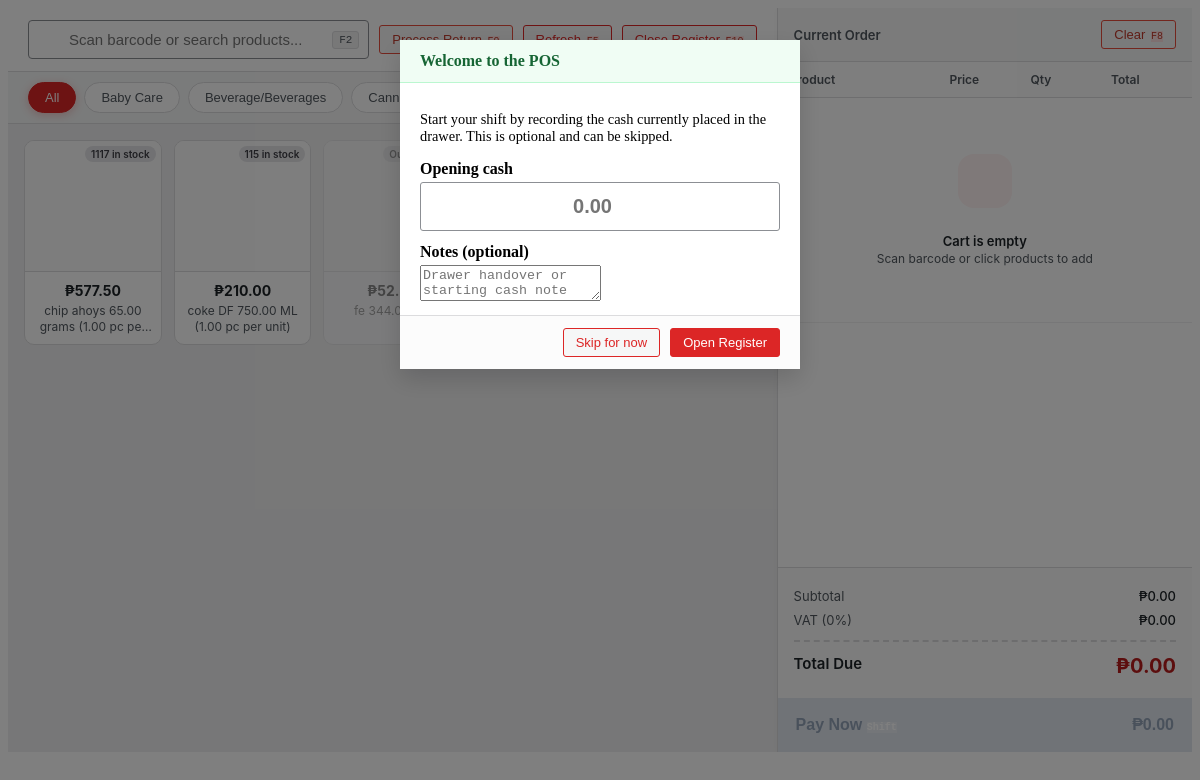
Page /reusablepage/salespos.php (signed in) on the committed database.
### tables this page shows
CREATE TABLE `product_categories` (
  `id` int(11) NOT NULL,
  `category_name` varchar(100) NOT NULL,
  `has_vat` tinyint(1) NOT NULL DEFAULT 0,
  `senior_discount` tinyint(1) NOT NULL DEFAULT 0,
  `pwd_discount` tinyint(1) NOT NULL DEFAULT 0
);

CREATE TABLE `products` (
  `id` int(11) NOT NULL,
  `branded_name` varchar(255) NOT NULL COMMENT 'Brand name (e.g., Amoxil)',
  `generic_name` varchar(255) NOT NULL COMMENT 'Generic/active ingredient (e.g., Amoxicillin)',
  `strength` decimal(10,2) NOT NULL DEFAULT 0.00 COMMENT 'Main strength value (e.g., 500mg)',
  `measurement_id` int(11) DEFAULT NULL,
  `barcode` varchar(100) DEFAULT NULL COMMENT 'Barcode for POS scanning',
  `category_id` int(11) DEFAULT NULL,
  `classification_id` int(11) DEFAULT NULL,
  `units_per_package` int(11) DEFAULT NULL COMMENT 'Units per package/blister/bottle',
  `imageproduct` varchar(500) NOT NULL,
  `is_basic_necessities` tinyint(1) NOT NULL DEFAULT 0,
  `package_type` varchar(100) DEFAULT NULL COMMENT 'Blister, Bottle, Strip, Box, Jar, etc.',
  `dosage_form` varchar(100) DEFAULT NULL COMMENT 'Tablet, Capsule, Syrup, Suspension, Cream, Drops',
  `dosage_form_id` int(11) DEFAULT NULL,
  `strength_per_quantity` decimal(10,2) DEFAULT NULL COMMENT 'Qty for strength (e.g., 5 for 5mL in syrup)',
  `strength_per_quantity_unit` varchar(50) DEFAULT NULL COMMENT 'Unit for strength_per_quantity (e.g., mL, g)',
  `is_hidden` tinyint(1) NOT NULL DEFAULT 0
);

### function/workingpos.php (called while the page is built, shortened)
<?php
class Product {
    private $conn;
    public function __construct($db) {
        $this->conn = $db;
    }
    public function getProducts() {
        $sql = "SELECT p.*,
                    pc.category_name,
                    pc.has_vat, pc.senior_discount, pc.pwd_discount,
                    um.serving_unit_name AS measurement_name,
                    COALESCE(SUM(CASE
                        WHEN i.current_quantity > 0
                             AND (i.expiry_date IS NULL OR i.expiry_date >= CURDATE())
                        THEN i.current_quantity
                        ELSE 0
                    END), 0) AS stock,
                    MIN(CASE
                        WHEN i.current_quantity > 0
                             AND i.expiry_date IS NOT NULL
                             AND i.expiry_date >= CURDATE()
                        THEN i.expiry_date
                        ELSE NULL
                    END) AS earliest_expiry_date,
                    COALESCE((SELECT newest.sale_price
                              FROM inventory newest
                              WHERE newest.product_id = p.id
                              ORDER BY newest.date_received DESC, newest.id DESC
                              LIMIT 1), 0) AS total_price,
                    COALESCE((SELECT newest.purchase_cost
                              FROM inventory newest
                              WHERE newest.product_id = p.id
                              ORDER BY newest.date_received DESC, newest.id DESC
                              LIMIT 1), 0) AS net_price,
                    COALESCE((SELECT newest.sale_price
                              FROM inventory newest
                              WHERE newest.product_id = p.id
                              ORDER BY newest.date_received DESC, newest.id DESC
                              LIMIT 1), 0) AS sale_price
                FROM products p
                LEFT JOIN product_categories pc ON p.category_id = pc.id
                LEFT JOIN serving_unit um ON p.measurement_id = um.id
                LEFT JOIN inventory i ON p.id = i.product_id
                GROUP BY p.id
                ORDER BY p.generic_name ASC";
        $stmt = $this->conn->prepare($sql);
        $stmt->execute();
        return $stmt->fetchAll(PDO::FETCH_ASSOC);
    }
    public function getCategories() {
        $sql = "SELECT * FROM product_categories ORDER BY category_name ASC";
        $stmt = $this->conn->prepare($sql);
        $stmt->execute();
        return $stmt->fetchAll(PDO::FETCH_ASSOC);
    }
}

### reusablepage/salespos.php (the view, shortened to what this page needs)
<?php
require_once __DIR__ . "/../conn/database.php";
require_once __DIR__ . "/../function/workingpos.php";
$product = new Product($db);
$products = $product->getProducts();
$categories = $product->getCategories();
?>
<link rel="stylesheet" href="../css/pos_wepos.css?v=1.10">
<div class="wepos-wrapper" id="weposApp">
    <div class="wepos-left">
        <div class="wepos-header">
            <div class="wepos-search-container">
                <input type="text" id="weposSearch" placeholder="Scan barcode or search products..." autocomplete="off">
                <kbd>F2</kbd>
            </div>
            <button type="button" class="wepos-btn wepos-btn-outline text-danger" style="border-color: #e74c3c; color: #c0392b;" onclick="openReturnModal()">
                    Process Return <kbd style="font-size: 10px; background: #fee2e2; color: #c0392b; border: none; margin-left: 2px;">F9</kbd>
                </button>
            <button class="wepos-btn wepos-btn-outline" onclick="location.reload()">
                Refresh <kbd style="font-size: 10px; background: #fee2e2; color: #c0392b; border: none; margin-left: 2px;">F5</kbd>
            </button>
            <button class="wepos-btn wepos-btn-outline text-primary" onclick="weposOpenClosingModal()">
                Close Register <kbd style="font-size: 10px; background: #fee2e2; color: #c0392b; border: none; margin-left: 2px;">F10</kbd>
            </button>
        </div>
        <div class="wepos-categories">
            <button class="wepos-cat-btn active" onclick="weposFilterCat('All')">All</button>
            <?php foreach ($categories as $cat): ?>
                <button class="wepos-cat-btn" onclick="weposFilterCat('<?= htmlspecialchars($cat['category_name']) ?>')">
                    <?= htmlspecialchars($cat['category_name']) ?>
                </button>
            <?php endforeach; ?>
        </div>
        <div class="wepos-products-area">
            <div class="wepos-products-grid" id="weposGrid">
                <?php if (empty($products)): ?>
                    <div class="w-100 text-center text-muted py-5 px-3">
                        <i class="fas fa-box-open d-block mb-3" style="font-size: 2.5rem; color: #cbd5e1;"></i>
                        <h5 class="mb-2">No products available</h5>
                        <p class="mb-0">Add a product and inventory batch before starting a sale.</p>
                    </div>
                <?php else: ?>
                <?php foreach ($products as $row): ?>
                    <?php
                        $stock = (int)($row['stock'] ?? 0);
                        $isOut = $stock <= 0;
                        $expiryDate = $row['earliest_expiry_date'] ?? null;
                        $isExpired = ($expiryDate && strtotime($expiryDate) < strtotime('today')) ? true : false;
                        $salePrice = (float)($row['total_price'] ?? $row['sale_price'] ?? 0);
                        $costPrice = (float)($row['net_price'] ?? $row['purchase_cost'] ?? $salePrice);
                    ?>
                    <div class="wepos-product-card <?= $isOut ? 'out-of-stock' : '' ?><?= $isExpired ? ' expired' : '' ?>"
                         data-id="<?= $row['id'] ?>"
                         data-name="<?= htmlspecialchars($row['branded_name']) ?> <?= htmlspecialchars($row['generic_name']) ?> <?= htmlspecialchars($row['strength'] ?? '') ?> <?= htmlspecialchars($row['measurement_name'] ?? '') ?><?= !empty(trim($row['dosage_form'] ?? '')) ? ' ' . htmlspecialchars(trim($row['dosage_form'])) : '' ?><?= isset($row['strength_per_quantity']) && $row['strength_per_quantity'] > 0 ? ' (' . htmlspecialchars((string)$row['strength_per_quantity']) . ' ' . htmlspecialchars(trim($row['strength_per_quantity_unit'] ?? '')) . ' per unit)' : '' ?>"
                         data-branded="<?= htmlspecialchars($row['branded_name']) ?>"
                         data-generic="<?= htmlspecialchars($row['generic_name']) ?>"
                         data-strength="<?= htmlspecialchars(trim(($row['strength'] ?? '') . (($row['strength'] ?? '') !== '' ? ' ' : '') . ($row['measurement_name'] ?? ''))) ?>"
                         data-form="<?= htmlspecialchars(trim($row['dosage_form'] ?? '')) ?>"
                         data-price="<?= $salePrice ?>"
                         data-net="<?= $costPrice ?>"
                         data-barcode="<?= htmlspecialchars($row['barcode'] ?? '') ?>"
                         data-category="<?= htmlspecialchars($row['category_name'] ?? 'Uncategorized') ?>"
                         data-has-vat="<?= (int)($row['has_vat'] ?? 0) ?>"
                         data-senior="<?= (int)($row['senior_discount'] ?? 0) ?>"
                         data-pwd="<?= (int)($row['pwd_discount'] ?? 0) ?>"
                         data-stock="<?= $stock ?>"
                         data-pcs="<?= (int)($row['pcs'] ?? 1) ?>"
                         data-expired="<?= $isExpired ? '1' : '0' ?>"
                         onclick="event.stopPropagation(); weposAddToCart(this)">
                        <div class="wepos-card-img">
                            <?php if ($isExpired): ?>
                                <span class="wepos-stock-badge expired">EXPIRED</span>
                            <?php elseif ($isOut): ?>
                                <span class="wepos-stock-badge empty">Out of Stock</span>
                            <?php else: ?>
                                <span class="wepos-stock-badge <?= $stock <= 10 ? 'low' : '' ?>"><?= $stock ?> in stock</span>
                            <?php endif; ?>
                        </div>
                        <div class="wepos-card-info">
                            <div class="wepos-card-price">₱<?= number_format($salePrice, 2) ?></div>
                            <div class="wepos-card-name">
                                <?= htmlspecialchars($row['branded_name']) ?> <?= htmlspecialchars($row['generic_name']) ?> <?= htmlspecialchars($row['strength'] ?? '') ?> <?= htmlspecialchars($row['measurement_name'] ?? '') ?><?= !empty(trim($row['dosage_form'] ?? '')) ? ' ' . htmlspecialchars(trim($row['dosage_form'])) : '' ?><?= isset($row['strength_per_quantity']) && $row['strength_per_quantity'] > 0 ? ' (' . htmlspecialchars((string)$row['strength_per_quantity']) . ' ' . htmlspecialchars(trim($row['strength_per_quantity_unit'] ?? '')) . ' per unit)' : '' ?>
                            </div>
                        </div>
                    </div>
                <?php endforeach; ?>
                <?php endif; ?>
            </div>
        </div>
    </div>
    <div class="wepos-right">
        <div class="wepos-resizer" id="weposCartResizer" title="Drag to resize the cart panel" aria-label="Drag to resize the cart panel">
        </div>
        <div class="wepos-cart-header">
            <span style="font-size:13px; font-weight:600; color:#50575e;">Current Order</span>
            <div class="wepos-cart-actions">
                <button class="wepos-btn wepos-btn-outline text-danger" style="border-color: #e74c3c; color: #c0392b;" onclick="weposClearCart()">
                    Clear <kbd style="font-size: 10px; background: #fee2e2; color: #c0392b; border: none; margin-left: 2px;">F8</kbd>
                </button>
            </div>
        </div>
        <div class="wepos-cart-items">
            <table class="wepos-cart-table">
                <thead>
                    <tr>
                        <th class="wepos-col-name">Product</th>
                        <th class="wepos-col-price">Price</th>
                        <th class="wepos-col-qty">Qty</th>
                        <th class="wepos-col-total">Total</th>
                        <th class="wepos-col-action"></th>
                    </tr>
                </thead>
                <tbody id="weposCartBody">
                </tbody>
            </table>
        </div>
        <div class="wepos-checkout-area">
            <div class="wepos-calc-box">
                <div class="wepos-calc-row">
                    <span>Subtotal</span>
                    <span id="calcSub">₱0.00</span>
                </div>
                <div class="wepos-calc-row text-muted" id="rowVat" style="display:none;">
                    <span>VAT (0%)</span>
                    <span id="calcVat">+₱0.00</span>
                </div>
                <div class="wepos-calc-row total-row">
                    <span>Total Due</span>
                    <span class="wepos-grand-total" id="calcTotal">₱0.00</span>
                </div>
            </div>
            <button class="wepos-pay-btn" id="weposPayBtn" onclick="weposOpenPayModal()" disabled>
                <span>Pay Now <kbd style="font-size: 10px; background: rgba(255,255,255,.25); color:#fff; border: none;">Shift</kbd></span>
                <span class="wepos-pay-amount" id="btnTotalAmount">₱0.00</span>
            </button>
        </div>
    </div>
</div>
<div class="wepos-modal-overlay" id="registerOpeningModal" style="display:none;" onclick="weposCloseOpeningModal(event)">
    <div class="wepos-modal" onclick="event.stopPropagation()" style="max-width:440px;">
        <div class="wepos-modal-head" style="background:#f0fdf4; border-bottom:1px solid #bbf7d0;">
            <h5 style="color:#166534;">Welcome to the POS</h5>
            <button type="button" onclick="weposCloseOpeningModal()"><i class="fas fa-times"></i></button>
        </div>
        <div class="wepos-modal-body">
            <p class="text-muted" style="font-size:0.9rem;">Start your shift by recording the cash currently placed in the drawer. This is optional and can be skipped.</p>
            <label for="openingCashAmount" style="font-weight:600; display:block; margin-bottom:4px;">Opening cash</label>
            <input type="number" id="openingCashAmount" class="wepos-input-lg" min="0" step="0.01" placeholder="0.00" autofocus>
            <label for="openingCashNotes" style="font-weight:600; display:block; margin:12px 0 4px;">Notes (optional)</label>
            <textarea id="openingCashNotes" rows="2" class="form-control" placeholder="Drawer handover or starting cash note"></textarea>
        </div>
        <div class="wepos-modal-foot">
            <button type="button" class="wepos-btn wepos-btn-outline" onclick="weposSkipOpeningModal()">Skip for now</button>
            <button type="button" class="wepos-btn wepos-btn-primary" id="confirmOpeningBtn" onclick="weposSubmitRegisterOpening()">Open Register</button>
        </div>
    </div>
</div>

### rows in the picture
product_categories: category_name "Baby Care"
product_categories: category_name "Beverage/Beverages"
product_categories: category_name "Canned…"
products: stock "1117", salePrice "577.50", generic_name "chip ahoys", strength "65.00", measurement_name "grams", strength_per_quantity "1.00", strength_per_quantity_unit "pc"
products: stock "115", salePrice "210.00", branded_name "coke", generic_name "DF", strength "750.00", measurement_name "ML", strength_per_quantity "1.00", strength_per_quantity_unit "pc"
products: shows "Out…", salePrice "52.50", generic_name "fe", strength "344.00"
